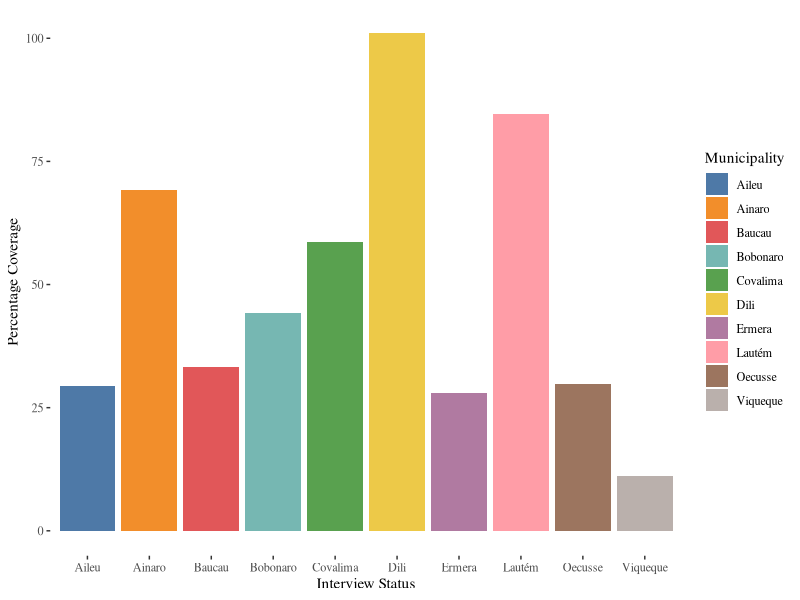

Reproduce this figure in R.
## ---- chunk 1
#| echo: false
#| include: false
library(tidyverse)
library(foreign)
library(dplyr)

library(ggplot2)
library(ggthemes)
## ---- chunk 2
setwd("D:/Quarto website/spotify-dashboard")

fcs<-read.dta("dwelling_0503.dta")
cross_tab <- xtabs(~ pr_06 + pr_12, na.rm=FALSE,data = fcs)

print(cross_tab)
## ---- chunk 3

targets <- data.frame(
  dw_01 = c("Aileu", "Ainaro", "Atauro", "Baucau","Bobonaro","Covalima","Dili", "Ermera","Lautém","Liquica", "Manatuto","Manufahi","Oecusse","Viqueque"),
  target = c(102, 120, 24, 204,192,174,258,228,150,114,126,108,138,162))
  
fcs<- fcs %>%
  left_join(targets, by = "dw_01")

counts<-fcs %>%
  group_by(dw_01) %>%
  summarise(count = n())

coverage <- counts %>%
  left_join(targets, by = "dw_01") %>%
  mutate(percentage_coverage = (count / target) * 100)



p<-ggplot(coverage, aes(fill = dw_01, x = dw_01, y =percentage_coverage)) +
              geom_bar(stat = "identity", position = "dodge") +
              labs(fill = "Municipality", x = "Interview Status", y = "Percentage Coverage") +
              theme_minimal()

print(p + theme_tufte() + scale_fill_tableau())
